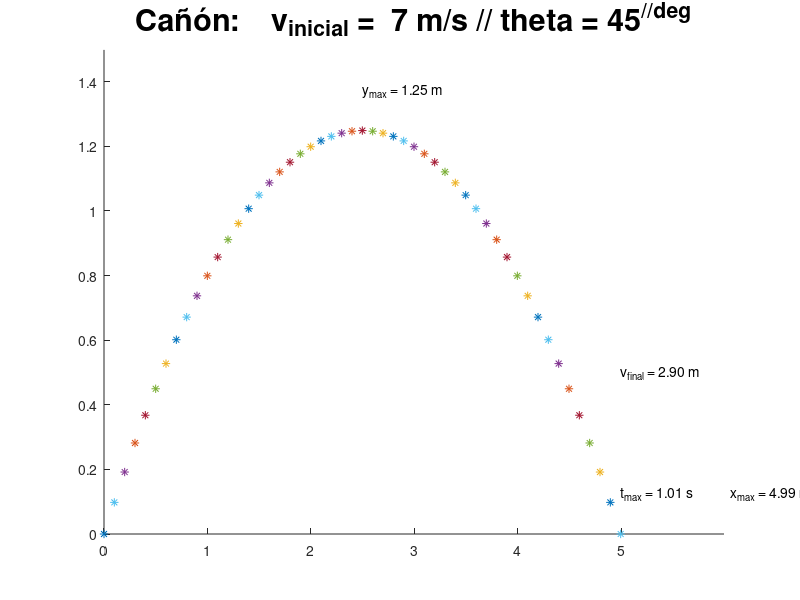

Recreate this plot in MATLAB.
clear all 
close all
clc 

num = 50; % # de pasos
a = -9.81; 

xi = 0;
yi = 0;
vi = 7; % can be changed 
theta = 45;

vxi = vi * cosd(theta); % magnitud * cosd(angulo)
vyi = vi * sind(theta); % magnitud * sind(angulo)
a = -9.81; % aceleracion, gravedad  

ti = 0; %tiempo inicial
tf = 2 * vi * sind(theta) / abs(a); %tiempo final 
dt = (tf-ti)/num; % tiempo entre pasos


xmax = vi^2* sind(2 * theta) ^ 2 / abs(a);
ymax = vi^2 * sind(theta) ^ 2/abs(2*a); % -g 
tmax = (2 * (vi * sind(theta))) / abs(a);
vfinal = abs(vi - abs(a) * tf);
flag_x_max = "false";
flag_y_max = 0; 

figure(1);
hold on;
axis([0 1.2*xmax 0 1.2*ymax])
texttitle = sprintf("Cañón:    v_{inicial} = %2.f m/s // theta = %.0f^{//deg}", vi, theta);
titulo = title(texttitle, 'interpreter', 'tex');
set(titulo, "fontsize", 22); 

% TEXTOS 
text_xmax = sprintf("x_{max} = %.2f m", xmax);
text(1.06 + xmax, 0.1 * ymax, text_xmax)
text_ymax = sprintf("y_{max} = %.2f m", ymax);
text(xmax / 2, 1.1 * ymax, text_ymax)
text_vfinal = sprintf("v_{final} = %.2f m", vfinal);
text(xmax, 0.5, text_vfinal)

text_tfinal = sprintf("t_{max} = %.2f s", tmax);

for n = 0:num
    t(n + 1) = ti + n * dt;
    x = xi + vxi * t(n+1); 
    y = yi + vyi * t(n+1) + 0.5*a*t(n+1)^2; % :D 
    p1 = plot(x,y,"*");
    va = quiver(x,y,0,-0.4);
    a_text = text(x,y - 0.4, "a = -9.8" );
    text_tiempo = sprintf("tiempo = %.2f s", t(n +1));
    w = text(0.1, 0.8 * ymax, text_tiempo);
    pause(0.1); 
    delete(va);
    delete(a_text);
    delete(w);
    
end 
w = text(xmax, 0.1 * ymax, text_tfinal);

t;